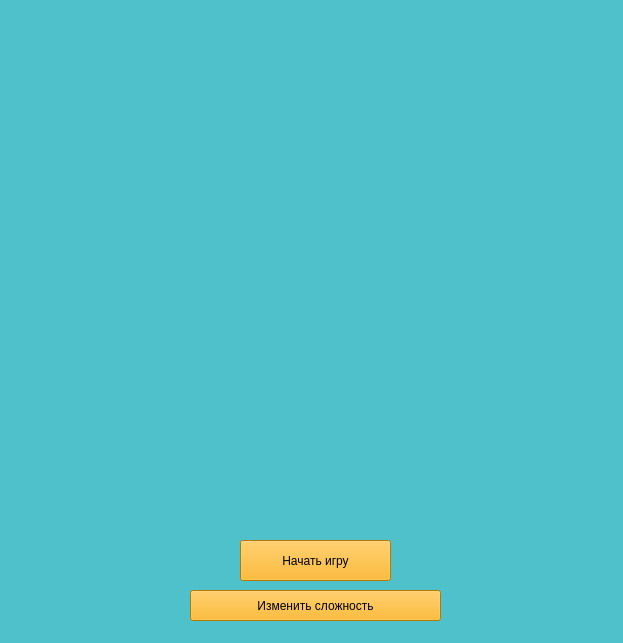
<?xml version="1.0" encoding="UTF-8"?>
<ui version="4.0">
 <class>MainWindow</class>
 <widget class="QMainWindow" name="MainWindow">
  <property name="geometry">
   <rect>
    <x>0</x>
    <y>0</y>
    <width>623</width>
    <height>643</height>
   </rect>
  </property>
  <property name="windowTitle">
   <string>Flappy Bird</string>
  </property>
  <property name="styleSheet">
   <string notr="true">background-color: rgb(78, 193, 202);</string>
  </property>
  <widget class="QWidget" name="centralwidget">
   <widget class="QPushButton" name="startButton">
    <property name="geometry">
     <rect>
      <x>240</x>
      <y>540</y>
      <width>151</width>
      <height>41</height>
     </rect>
    </property>
    <property name="styleSheet">
     <string notr="true">background-color: rgb(255, 170, 0);</string>
    </property>
    <property name="text">
     <string>Начать игру</string>
    </property>
   </widget>
   <widget class="QPushButton" name="complexity_Button">
    <property name="geometry">
     <rect>
      <x>190</x>
      <y>590</y>
      <width>251</width>
      <height>31</height>
     </rect>
    </property>
    <property name="styleSheet">
     <string notr="true">background-color: rgb(85, 170, 255);
background-color: rgb(255, 170, 0);</string>
    </property>
    <property name="text">
     <string>Изменить сложность</string>
    </property>
   </widget>
  </widget>
  <widget class="QStatusBar" name="statusbar"/>
 </widget>
 <resources/>
 <connections/>
</ui>
